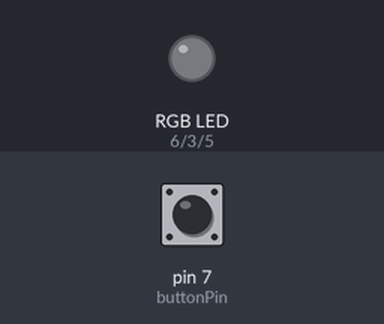
A sketch run on a simulated Arduino Uno, built with avr-gcc and run on an emulated ATmega328P. On the bench: an RGB LED mixed from three pins (HIGH = lit). Inputs (shaded band) come from the test bench; at power-on: pin 7 (buttonPin) LOW. Dim RGB values are drawn brighter than linear.

Above: at 1.2 s.
1.3 s: pin 7 (buttonPin) pulled HIGH for 0.15 s
At 2.06 s:
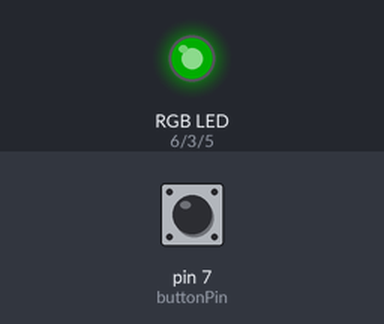
At 3.86 s:
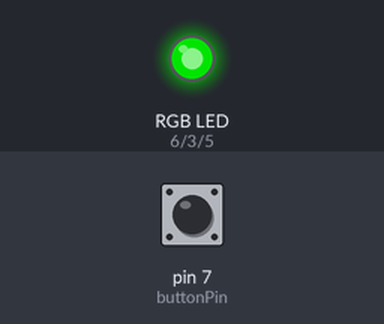
13.3 s: pin 7 (buttonPin) pulled HIGH for 1 s
At 15.29 s:
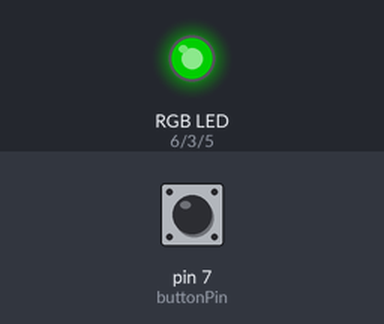
Timing chart, 0 to 22.3 s (numbered marks = the images above; inputs shaded):
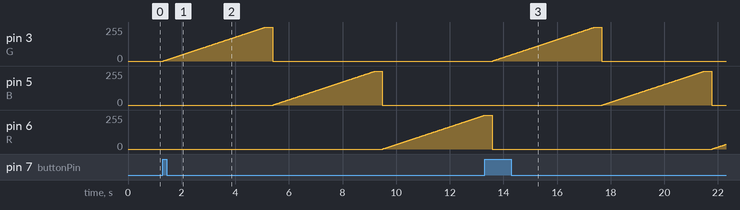

Measured:
- after the input at 1.3 s, pin 3 (G), pin 5 (B): rises from 0/255 to 255/255 in 3.8 s, then falls to 0/255 in 0.27 s; pin 6 (R): moves from 0/255 to 254/255 over 3.8 s, starting after 8.2 s
- after the input at 13.3 s, pin 3 (G), pin 5 (B): rises from 0/255 to 255/255 in 3.8 s, then falls to 0/255 in 0.27 s

The sketch:

Laboration2.ino
```cpp
/*
  Författare: Omar Sultanzoy & Siye Abera
  Kurs: Inbäddade System IOT
  Kursansvarig: Mikael Hasselmalm & Jan-Erik Jonsson
  Senast ändrat: 2026-02-05
*/

const int buttonPin = 7;  //pin 7
const int R = 6;          //pin 6
const int B = 5;          //pin 5
const int G = 3;          //pin 3
const int MAX = 255;

void setup() {
  // put your setup code here, to run once:
  Serial.begin(9600);  //9600baud
  pinMode(buttonPin, INPUT);
  pinMode(R, OUTPUT);
  pinMode(B, OUTPUT);
  pinMode(G, OUTPUT);
}

void loop() {
  if (digitalRead(buttonPin) == HIGH) {
    for (int i = 0; i <= MAX; i++) {
      analogWrite(G, i);
      delay(15);
    }
    delay(250);
    analogWrite(G, 0);


    for (int i = 0; i <= MAX; i++) {
      analogWrite(B, i);
      delay(15);
    }
    delay(250);
    analogWrite(B, 0);

    for (int i = 0; i <= MAX; i++) {
      analogWrite(R, i);
      delay(15);
    }
    delay(250);
    analogWrite(R, 0);
  }
}
```
